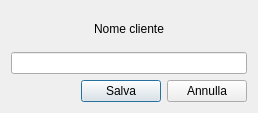
<?xml version="1.0" encoding="UTF-8"?>
<ui version="4.0">
 <class>Dialog</class>
 <widget class="QDialog" name="Dialog">
  <property name="geometry">
   <rect>
    <x>0</x>
    <y>0</y>
    <width>258</width>
    <height>113</height>
   </rect>
  </property>
  <property name="windowTitle">
   <string>Salva Bozza</string>
  </property>
  <property name="windowIcon">
   <iconset resource="../icons/icons.qrc">
    <normaloff>:/icons/logo_kingdom_cards.png</normaloff>:/icons/logo_kingdom_cards.png</iconset>
  </property>
  <layout class="QGridLayout" name="gridLayout">
   <item row="0" column="0">
    <layout class="QVBoxLayout" name="verticalLayout">
     <item>
      <widget class="QLabel" name="label">
       <property name="text">
        <string>Nome cliente</string>
       </property>
       <property name="alignment">
        <set>Qt::AlignCenter</set>
       </property>
       <property name="indent">
        <number>-1</number>
       </property>
      </widget>
     </item>
     <item>
      <widget class="QLineEdit" name="lineEditNome"/>
     </item>
    </layout>
   </item>
   <item row="1" column="0">
    <layout class="QHBoxLayout" name="horizontalLayout">
     <item>
      <spacer name="horizontalSpacer">
       <property name="orientation">
        <enum>Qt::Horizontal</enum>
       </property>
       <property name="sizeHint" stdset="0">
        <size>
         <width>40</width>
         <height>20</height>
        </size>
       </property>
      </spacer>
     </item>
     <item>
      <widget class="QPushButton" name="saveButton">
       <property name="text">
        <string>Salva</string>
       </property>
       <property name="icon">
        <iconset resource="../icons/icons.qrc">
         <normaloff>:/icons/icons-salva.png</normaloff>:/icons/icons-salva.png</iconset>
       </property>
      </widget>
     </item>
     <item>
      <widget class="QPushButton" name="cancelButton">
       <property name="text">
        <string>Annulla</string>
       </property>
      </widget>
     </item>
    </layout>
   </item>
  </layout>
 </widget>
 <resources>
  <include location="../icons/icons.qrc"/>
 </resources>
 <connections/>
</ui>
